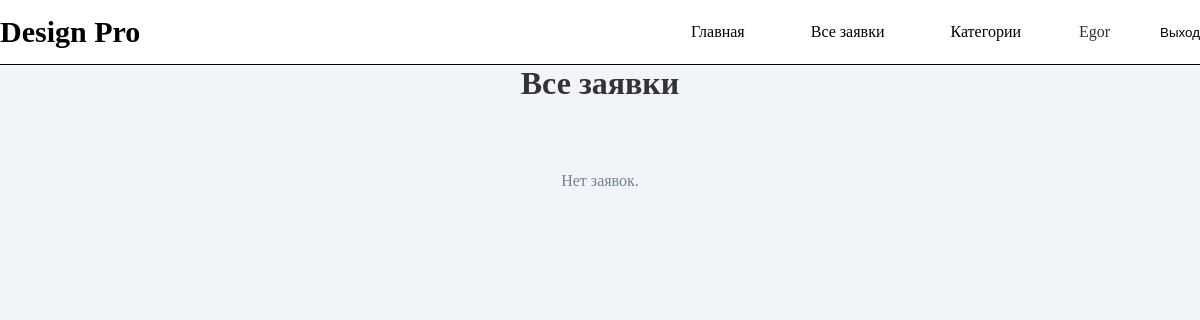
/catalog/admin/all-requests/ (signed in), run on an earlier commit of the app's database.
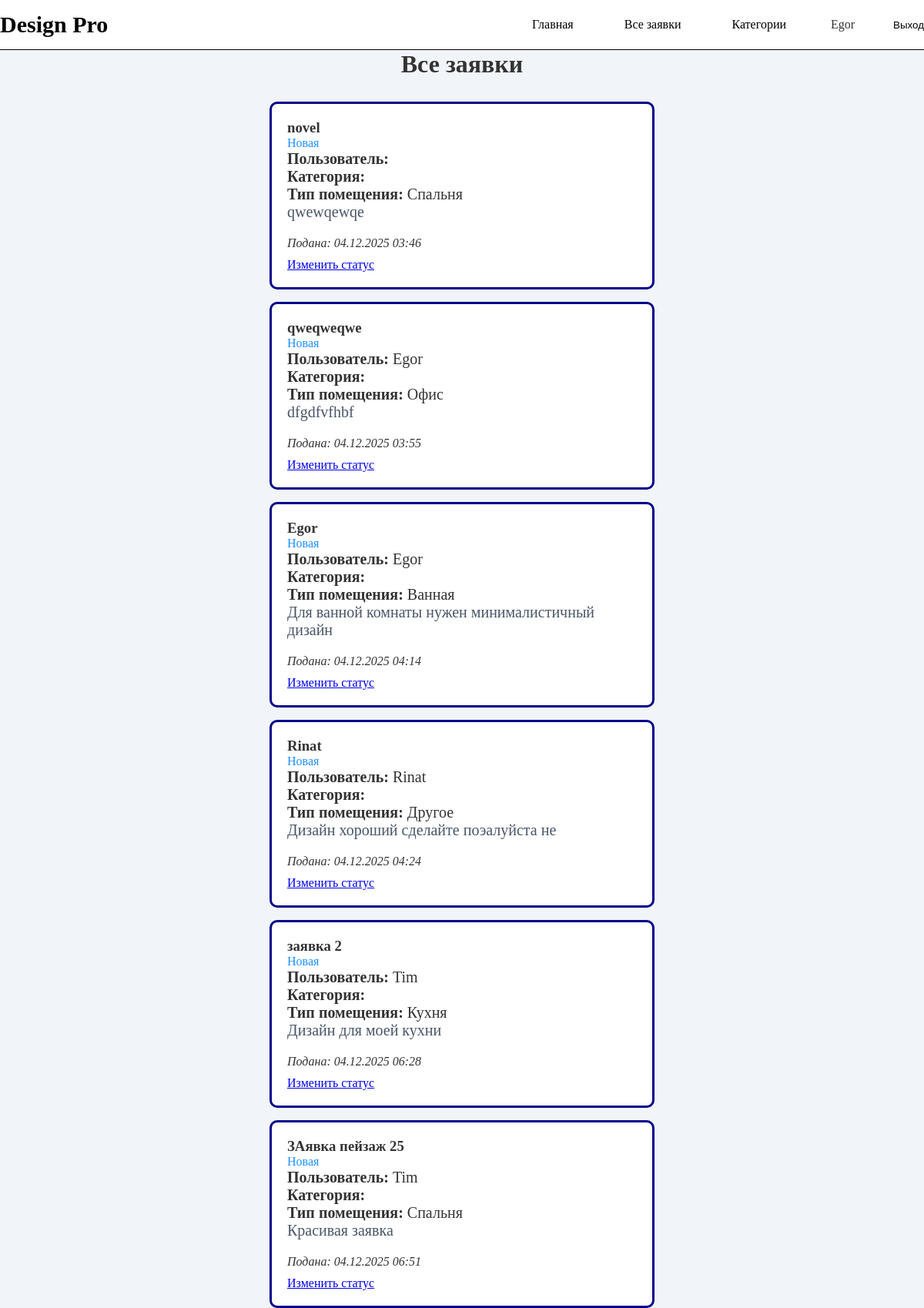
And on a later commit of the database.
### catalog/models.py (models this page shows, shortened)
class DesignRequest(models.Model):
    ROOM_CHOICES = [
        ('living', 'Гостиная'),
        ('kitchen', 'Кухня'),
        ('bedroom', 'Спальня'),
        ('bathroom', 'Ванная'),
        ('office', 'Офис'),
        ('commercial', 'Коммерческое помещение'),
        ('other', 'Другое'),
    ]
    STATUS_CHOICES = [
        ('new', 'Новая'),
        ('in_progress', 'В работе'),
        ('completed', 'Завершена'),
    ]
    name = models.CharField('Имя', max_length=100, blank=True)
    room_type = models.CharField('Тип помещения', max_length=20, choices=ROOM_CHOICES)
    description = models.TextField('Описание задачи', blank=True)
    status = models.CharField('Статус', max_length=20, choices=STATUS_CHOICES, default='new')
    created_at = models.DateTimeField('Дата заявки', auto_now_add=True)
    customer = models.ForeignKey(settings.AUTH_USER_MODEL, on_delete=models.SET_NULL, null=True, blank=True)
    image = models.ImageField( 'Фото помещения или план', upload_to='request_images/', blank=True, null=True)
    category = models.ForeignKey(DesignCategory, on_delete=models.CASCADE, null=True, verbose_name='Категория заявки')
    design_image = models.ImageField('Изображение дизайна', upload_to='design_results/', blank=True, null=True)
    admin_comment = models.TextField('Комментарий администратора', blank=True)

### catalog/views.py (the view)
# urls.py: path('admin/all-requests/', AllDesignRequestsListView.as_view(), name='all-requests'),
class AllDesignRequestsListView(LoginRequiredMixin, UserPassesTestMixin, ListView):
    model = DesignRequest
    template_name = 'catalog/all_requests.html'
    context_object_name = 'requests_list'
    ordering = ['-created_at']
    def test_func(self):
        return self.request.user.is_superuser
    def get_queryset(self):
        return DesignRequest.objects.all()

### catalog/templates/catalog/all_requests.html
{% extends "base_generic.html" %}
{% block content %}
  <div class="page-header">
    <h1 class="page-title">Все заявки</h1>
  </div>
  {% if requests_list %}
    <div class="requests-list">
      {% for request in requests_list %}
        <div class="request-card">
          <div class="request-header">
            <h3 class="request-name">{{ request.name }}</h3>
            <div class="request-status">{{ request.get_status_display }}</div>
          </div>
          <div class="request-body">
            <p><strong>Пользователь:</strong> {{ request.customer.username }}</p>
            <p><strong>Категория:</strong> {{ request.category.name }}</p>
            <p><strong>Тип помещения:</strong> {{ request.get_room_type_display }}</p>
            {% if request.description %}
              <p class="request-desc">{{ request.description|truncatewords:20 }}</p>
            {% endif %}
          </div>
          <div class="request-footer">
            <div class="request-date">Подана: {{ request.created_at|date:"d.m.Y H:i" }}</div>
          </div>
          {% if user.is_superuser and request.status == 'new' %}
            <div style="margin-top: 10px;">
              <a href="{% url 'update-request-status' request.id %}" class="btn-secondary">Изменить статус</a>
            </div>
          {% endif %}
        </div>
      {% endfor %}
    </div>
  {% else %}
    <div class="empty-state">
      <p>Нет заявок.</p>
    </div>
  {% endif %}
{% endblock %}

What changed in the data, as far as the page shows it:
added DesignRequest: name "novel", status "Новая", room_type "Спальня", description "qwewqewqe", created_at "04.12.2025 03:46", shows "Изменить статус"
added DesignRequest: name "qweqweqwe", status "Новая", customer.username "Egor", room_type "Офис", description "dfgdfvfhbf", created_at "04.12.2025 03:55", shows "Изменить статус"
added DesignRequest: name "Egor", status "Новая", customer.username "Egor", room_type "Ванная", description "Для ванной комнаты нужен минималистичный дизайн", created_at "04.12.2025 04:14", shows "Изменить статус"
added DesignRequest: name "Rinat", status "Новая", customer.username "Rinat", room_type "Другое", description "Дизайн хороший сделайте поэалуйста не", created_at "04.12.2025 04:24", shows "Изменить статус"
added DesignRequest: name "заявка 2", status "Новая", customer.username "Tim", room_type "Кухня", description "Дизайн для моей кухни", created_at "04.12.2025 06:28", shows "Изменить статус"
added DesignRequest: name "ЗАявка пейзаж 25", status "Новая", customer.username "Tim", room_type "Спальня", description "Красивая заявка", created_at "04.12.2025 06:51", shows "Изменить статус"
Also different on the page:
text no longer shown: "Нет заявок."
